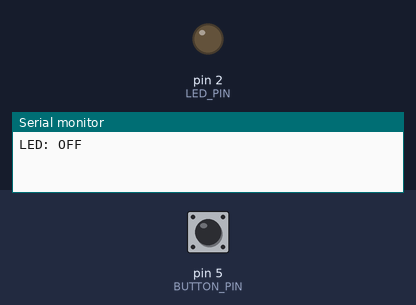
This program was run on a simulated Arduino Nano, built with avr-gcc and run on an emulated ATmega328P. Parts: output pins drawn as LEDs (lit = HIGH), the last lines printed to the serial monitor. The inputs (shaded band) are chosen by the test bench; at power-on: pin 5 (BUTTON_PIN) LOW.

Above: at 1.2 s.
1.3 s: pin 5 (BUTTON_PIN) pulled HIGH for 0.15 s
At 2.5 s:
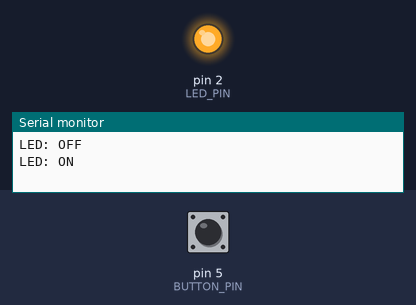
2.9 s: pin 5 (BUTTON_PIN) pulled HIGH for 1 s
At 4.0 s:
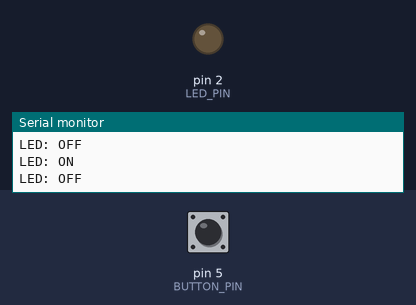
5.4 s: pin 5 (BUTTON_PIN) pulled HIGH for 3.2 s
At 5.7 s:
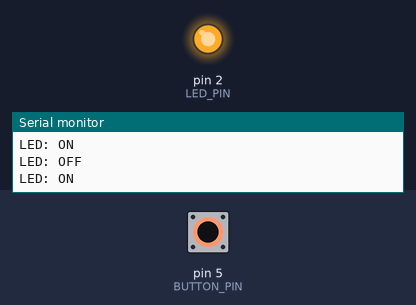
Timing chart, 0 to 8.4 s (numbered marks = the images above; inputs shaded):
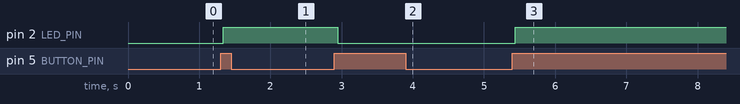

Measured:
- after the input at 1.3 s, pin 2 (LED_PIN): LOW → HIGH at once
- after the input at 2.9 s, pin 2 (LED_PIN): HIGH → LOW after 0.05 s
- after the input at 5.4 s, pin 2 (LED_PIN): LOW → HIGH at once

The program:

main.cpp
```cpp
#include <Arduino.h>
#include <button/button.h>
#include <led/led.h>
#include <serialio/serialio.h>

#include "controller/button_led_controller.h"

constexpr uint8_t LED_PIN = 2;
constexpr uint8_t BUTTON_PIN = 5;
constexpr uint16_t DEBOUNCE_MS = 40;
constexpr uint16_t MIN_TOGGLE_INTERVAL_MS = 250;

Led led(LED_PIN);
Button button(BUTTON_PIN);

static ButtonLedController controller(&led, DEBOUNCE_MS, MIN_TOGGLE_INTERVAL_MS);

void setup() {
    led.init();
    button.init();

    Serial.begin(9600);
    redirectSerialToStdio(true, true, true);

    const bool initialRaw = button.isPressed();
    controller.begin(initialRaw, millis());
}

void loop() {
    const uint32_t now = millis();
    const bool rawPressed = button.isPressed();

    controller.update(rawPressed, now);

    delay(5);
}
```

button_led_controller.cpp
```cpp
#include "controller/button_led_controller.h"

#include <stdio.h>

ButtonLedController::ButtonLedController(Led* led, uint16_t debounceMs, uint16_t minToggleIntervalMs)
    : debouncer_(debounceMs),
      fsm_(led),
      lastToggleMs_(0),
      minToggleIntervalMs_(minToggleIntervalMs) {}

void ButtonLedController::begin(bool initialRaw, uint32_t nowMs) {
    debouncer_.begin(initialRaw, nowMs);
    fsm_.begin();
    printf("LED: %s\n", ledStateToString(fsm_.state()));
}

void ButtonLedController::update(bool raw, uint32_t nowMs) {
    if (!debouncer_.update(raw, nowMs)) {
        return;
    }

    if (!debouncer_.stable()) {
        return;
    }

    if ((uint32_t)(nowMs - lastToggleMs_) < minToggleIntervalMs_) {
        return;
    }

    if (fsm_.dispatch(Event::ButtonPressed)) {
        printf("LED: %s\n", ledStateToString(fsm_.state()));
        lastToggleMs_ = nowMs;
    }
}
```

button_led_controller.h
```cpp
#pragma once

#include <stdint.h>
#include "fsm/led_fsm.h"
#include "input/debouncer.h"

class ButtonLedController {
public:
    ButtonLedController(Led* led, uint16_t debounceMs, uint16_t minToggleIntervalMs);
    void begin(bool initialRaw, uint32_t nowMs);
    void update(bool raw, uint32_t nowMs);

private:
    Debouncer debouncer_;
    LedFsm fsm_;
    uint32_t lastToggleMs_;
    uint16_t minToggleIntervalMs_;
};
```

led_fsm.cpp
```cpp
#include "fsm/led_fsm.h"

struct Transition {
    LedState from;
    Event event;
    LedState to;
};

static const Transition FSM_TRANSITIONS[] = {
    {LedState::Off, Event::ButtonPressed, LedState::On},
    {LedState::On,  Event::ButtonPressed, LedState::Off}
};

LedFsm::LedFsm(Led* led) : led_(led), state_(LedState::Off) {}

void LedFsm::begin() {
    apply(state_);
}

bool LedFsm::dispatch(Event event) {
    const LedState prev = state_;

    for (const Transition& t : FSM_TRANSITIONS) {
        if (t.from == state_ && t.event == event) {
            apply(t.to);
            break;
        }
    }

    return state_ != prev;
}

LedState LedFsm::state() const {
    return state_;
}

void LedFsm::apply(LedState next) {
    state_ = next;

    if (!led_) {
        return;
    }

    if (state_ == LedState::On) {
        led_->on();
    } else {
        led_->off();
    }
}

const char* ledStateToString(LedState state) {
    return (state == LedState::On) ? "ON" : "OFF";
}
```

led_fsm.h
```cpp
#pragma once

#include <stdint.h>
#include <led/led.h>

enum class LedState : uint8_t { Off, On };
enum class Event : uint8_t { ButtonPressed };

class LedFsm {
public:
    explicit LedFsm(Led* led);
    void begin();
    bool dispatch(Event event);
    LedState state() const;

private:
    void apply(LedState next);

    Led* led_;
    LedState state_;
};

const char* ledStateToString(LedState state);
```

debouncer.cpp
```cpp
#include "input/debouncer.h"

Debouncer::Debouncer(uint16_t debounceMs)
    : stable_(false), lastRaw_(false), lastChangeMs_(0), debounceMs_(debounceMs) {}

void Debouncer::begin(bool initialRaw, uint32_t nowMs) {
    stable_ = initialRaw;
    lastRaw_ = initialRaw;
    lastChangeMs_ = nowMs;
}

bool Debouncer::update(bool raw, uint32_t nowMs) {
    if (raw != lastRaw_) {
        lastRaw_ = raw;
        lastChangeMs_ = nowMs;
    }

    if ((uint32_t)(nowMs - lastChangeMs_) >= debounceMs_ && raw != stable_) {
        stable_ = raw;
        return true;
    }

    return false;
}

bool Debouncer::stable() const {
    return stable_;
}
```

debouncer.h
```cpp
#pragma once

#include <stdint.h>

class Debouncer {
public:
    explicit Debouncer(uint16_t debounceMs);
    void begin(bool initialRaw, uint32_t nowMs);
    bool update(bool raw, uint32_t nowMs);
    bool stable() const;

private:
    bool stable_;
    bool lastRaw_;
    uint32_t lastChangeMs_;
    uint16_t debounceMs_;
};
```
